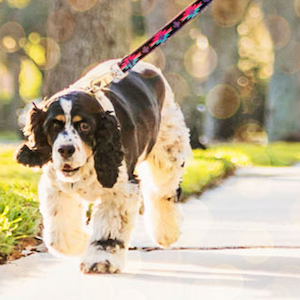
#> input picture raw_images/dog.png, 300 x 300 px
$ python averaging_filter.py
#> lines starting #> are read from the running program, lines starting #| are printed output that depends on the picture
import cv2
import numpy as np
import scipy
import scipy.signal

def do():
    image = cv2.imread('raw_images/dog.png')
#> image is the input picture: shape (300, 300, 3); mean B, G, R 145.7, 174.2, 188.6

    gray_image = cv2.cvtColor(image, cv2.COLOR_BGR2GRAY)
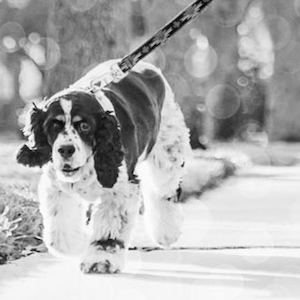
#> gray_image: shape (300, 300); min 0, max 255, mean 175.2

    w, h = 8, 5;
    averaging_filter = [[0 for x in range(w)] for y in range(h)]

    for i in range(0, 5):
        for j in range(0, 5):
            averaging_filter[i][j] = float(1)/float(25)

    convolution = scipy.signal.convolve2d(gray_image, averaging_filter)
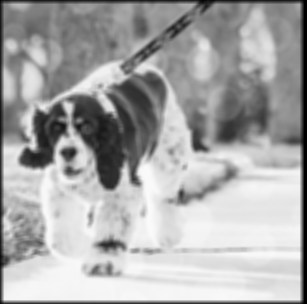
#> convolution: shape (304, 307) float64; min 0, max 251.4, mean 169

    cv2.imwrite('processed_images/average_dog.png', convolution)


if __name__ == '__main__':
    do()

$ run again, with raw_images/2.jpg saved as raw_images/dog.png
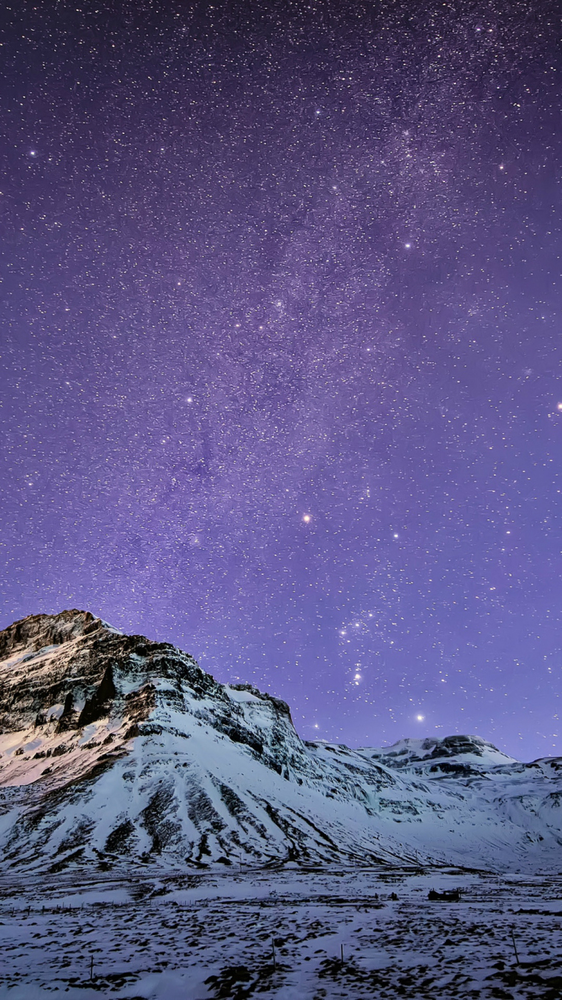
#> input picture raw_images/2.jpg, 562 x 1000 px, shrunk from 1080 x 1920 before the run
#> in do, image is the input picture: shape (1000, 562, 3); mean B, G, R 131.1, 85.2, 90
#> in do, `gray_image = cv2.cvtColor(image, cv2.COLOR_BGR2GRAY)`:
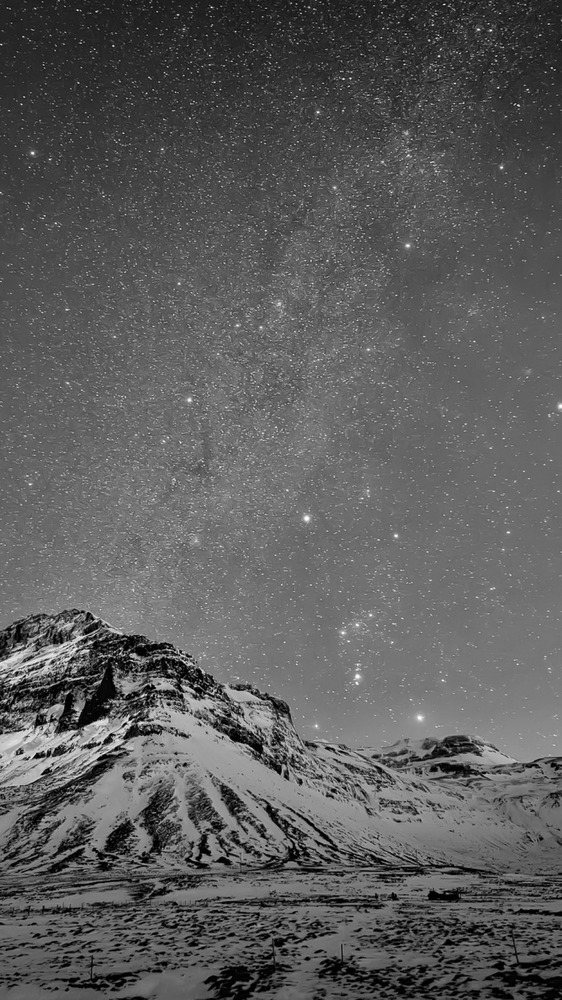
#> gray_image: shape (1000, 562); min 0, max 255, mean 91.9
#> in do, `convolution = scipy.signal.convolve2d(gray_image, averaging_filter)`:
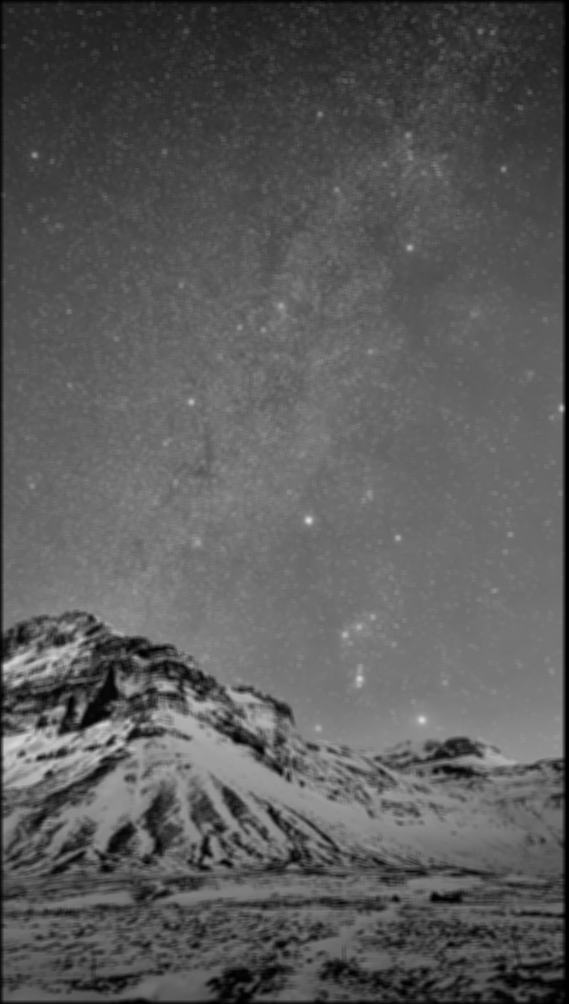
#> convolution: shape (1004, 569) float64; min 0, max 223.2, mean 90.4
